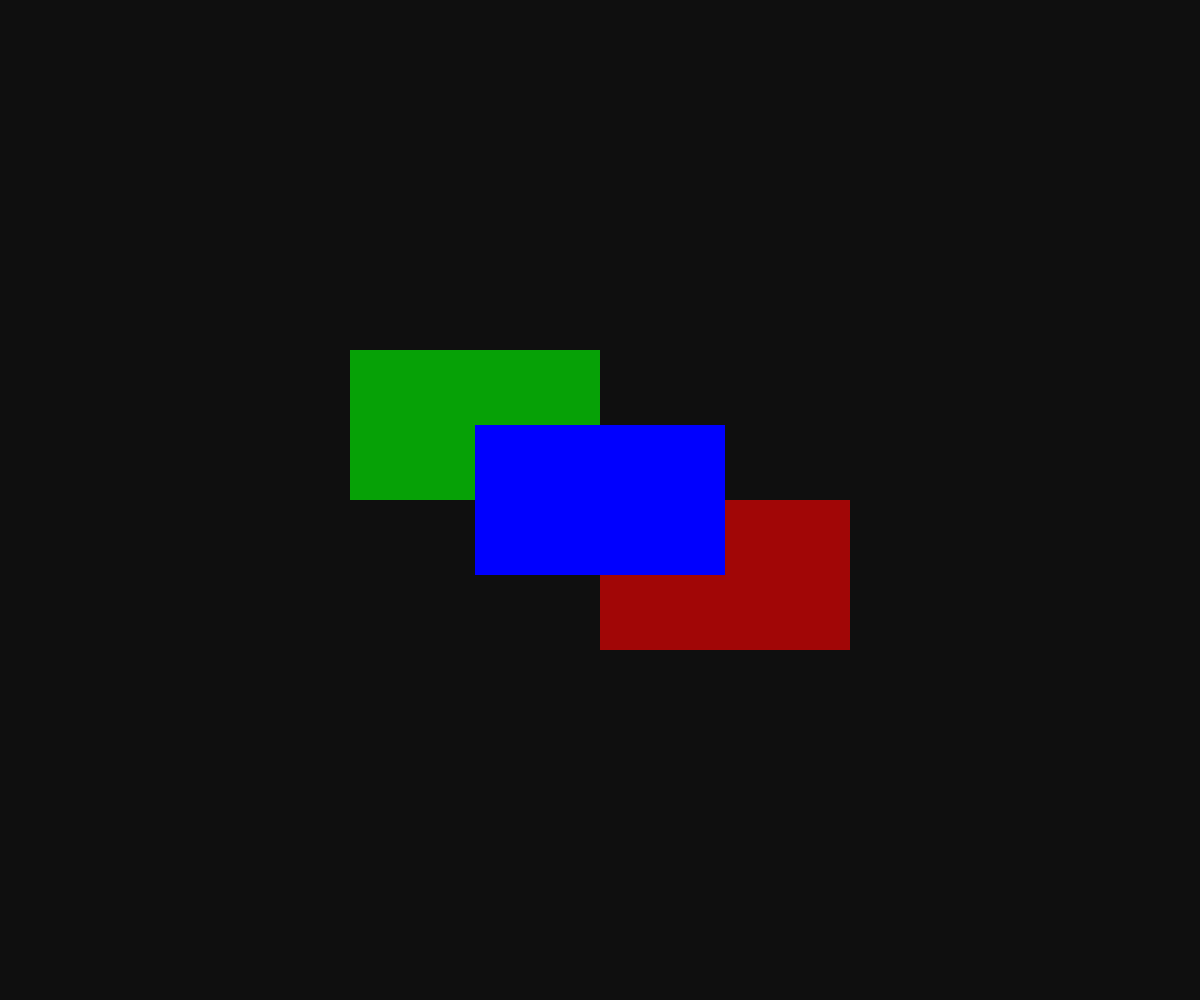
Frame 1 (no input)
Frame 60 (no input): identical to frame 1, image omitted
Frame 120 (the mouse pressed at the canvas centre since frame 60): identical to frame 1, image omitted

The p5.js sketch that drew this single still picture (run headless with seeded random() and noise() and a simulated clock; from frame 60 on, the mouse is pressed at the canvas centre):

// p5.js sketch
// ── sketch.js
function setup() {
  createCanvas(windowWidth,windowHeight);
  background(0,240);
  rectMode(CENTER);
  display();
  
  
}
function display(){
  noStroke();
  var e = 255;
  fill(0,255,0,e-100);
  var x = windowWidth/2;
  var y = windowHeight/2;
  var h = 150;
  var w = 250;
  rect(x-125,y-75,w,h);
  
  fill(255,0,0,e-100);
  rect(x+125,y+75,w,h);
  
  fill(0,0,255,e);
  rect(x,y,w,h);
}
function windowResized(){
  setup();
}
function draw() {
  
}
